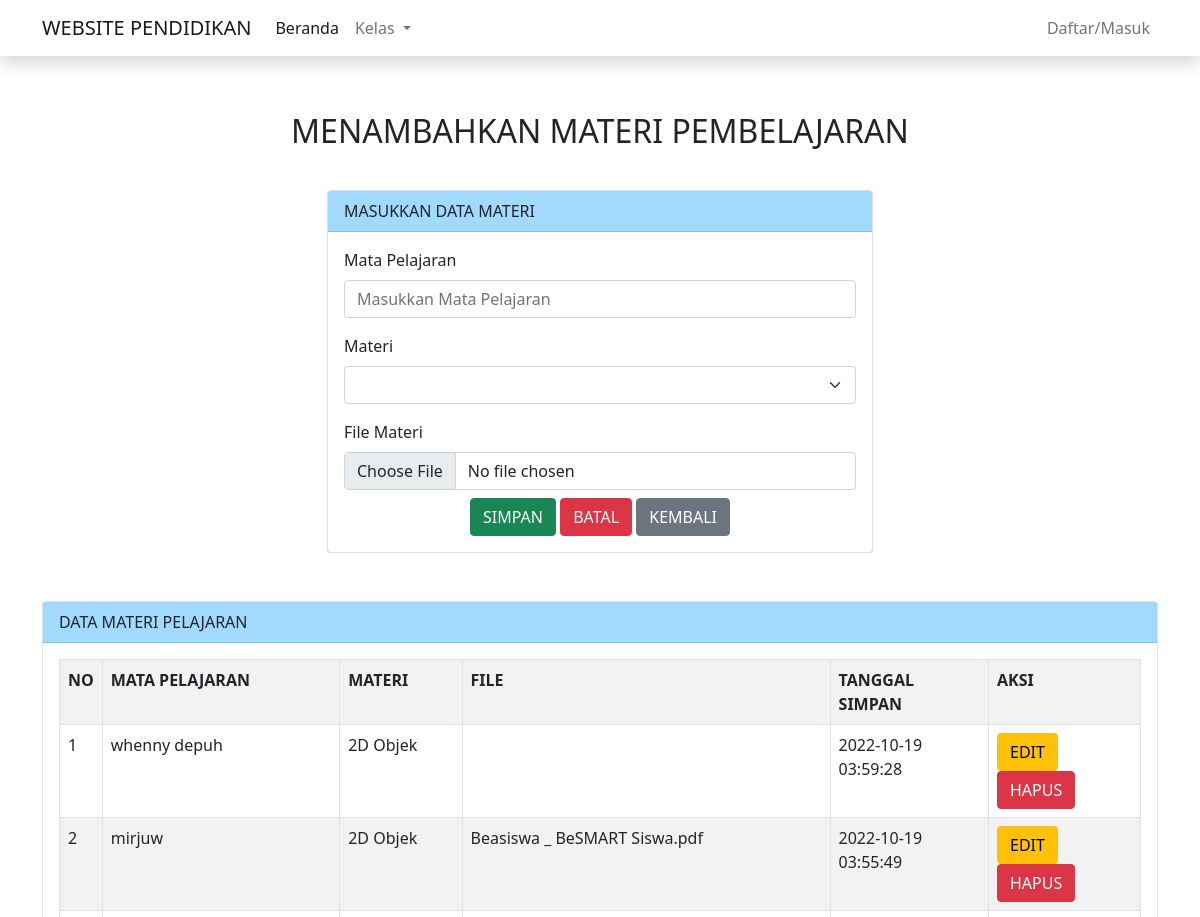
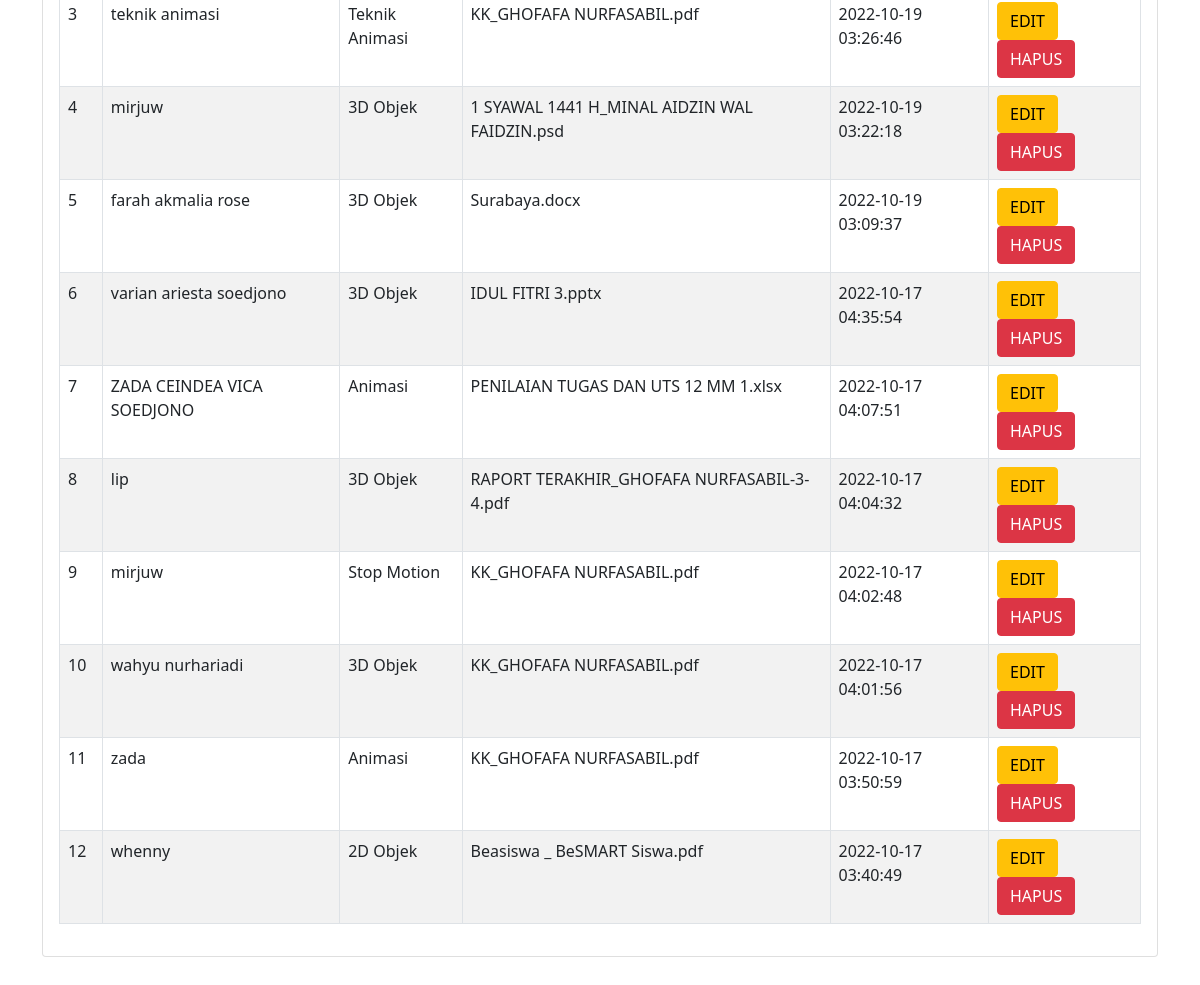
The page /tambahmateri.php on the database its author committed (2 pictures, top to bottom).
### tables this page shows
CREATE TABLE `plp` (
  `id_mapel` int(5) NOT NULL,
  `mapel` varchar(100) NOT NULL,
  `materi` varchar(100) NOT NULL,
  `file_materi` varchar(100) NOT NULL,
  `tanggal_simpan` timestamp NOT NULL DEFAULT current_timestamp() ON UPDATE current_timestamp()
);

### tambahmateri.php (the view, shortened to what this page needs)
<?php
  include "koneksi.php";
  $vmapel = "";
  $vmateri = "";
?>
<!doctype html>
<html lang="en">
  <head>
    <link href="https://cdn.jsdelivr.net/npm/bootstrap@5.0.2/dist/css/bootstrap.min.css" rel="stylesheet">
    <link rel="stylesheet" href="style.css"/>
  </head>
  <body>
    <section class="navbar_beranda fixed-top">
      <nav class="navbar navbar-expand-lg navbar-light shadow" style="background-color: #ffffff;">
        <div class="container">
          <a class="navbar-brand" href="index.php">WEBSITE PENDIDIKAN</a>
          <div class="collapse navbar-collapse" id="navbarNav">
            <ul class="navbar-nav">
              <li class="nav-item">
                <a class="nav-link active" aria-current="page" href="index.php">Beranda</a>
              </li>
              <li class="nav-item dropdown">
                <a class="nav-link dropdown-toggle" href="#" id="navbarDropdown" role="button" data-bs-toggle="dropdown" aria-expanded="false">
                  Kelas
                </a>
              </li>
            </ul>
            <ul class="navbar-nav ms-auto">
                <li class="nav-item">
                    <a class="nav-link" href="#">Daftar/Masuk</a>
                </li>
            </ul>
          </div>
        </div>
      </nav>
    </section>
    <div class="container tempat mt-5">
      <h2 class="text-center judultambahmateri">MENAMBAHKAN MATERI PEMBELAJARAN</h2>
      <div class="row">
        <div class="col-md-6 mx-auto">
          <div class="card">
            <div class="card-header kotakmateri">
              MASUKKAN DATA MATERI
            </div>
            <div class="card-body">
              <form method="POST">
                <div class="mb-3">
                  <label class="form-label">Mata Pelajaran</label>
                  <input type="text" value="<?= $vmapel ?>" class="form-control" placeholder="Masukkan Mata Pelajaran" name="mapel">
                </div>
                <div class="mb-3">
                  <label class="form-label">Materi</label>
                  <select class="form-select" name="materi">
                    <option value="<?= $vmateri ?>"><?= $vmateri ?></option>
                    <option>2D Objek</option>
                  </select>
                </div>
                <div class="mb-2">
                  <label class="form-label">File Materi</label>
                  <input type="file" class="form-control" name="file_materi">
                </div>
                <div class="text-center">
                  <button class="btn btn-success" name="btn_simpan" type="submit">SIMPAN</button>
                  <button class="btn btn-danger" name="btn_batal" type="reset">BATAL</button>
                  <a class="btn btn-secondary" name="btn_kembali" href="materi.php">KEMBALI</a>
                </div>
              </form>
            </div>
          </div>
        </div>
      </div>
      <div class="card mt-5 mb-5">
        <div class="card-header kotakmateri">
          DATA MATERI PELAJARAN
        </div>
        <div class="card-body">
          <table class="table table-hover table-striped table-bordered">
            <tr>
              <th>NO</th>
              <th>MATA PELAJARAN</th>
              <th>MATERI</th>
              <th>FILE</th>
              <th>TANGGAL SIMPAN</th>
              <th>AKSI</th>
            </tr>
            <?php
              $no = 1;
              $tampil = mysqli_query($koneksi, "SELECT * FROM plp ORDER BY id_mapel desc");
              while($data = mysqli_fetch_array($tampil)) :
            ?>
            <tr>
              <td><?= $no++ ?></td>
              <td><?= $data['mapel'] ?></td>
              <td><?= $data['materi'] ?></td>
              <td><?= $data['file_materi'] ?></td>
              <td><?= $data['tanggal_simpan'] ?></td>
              <td>
                <a class="btn btn-warning" href="tambahmateri.php?hal=edit&id=<?=$data['id_mapel']?>">EDIT</a>
                <a class="btn btn-danger" href="tambahmateri.php?hal=hapus&id=<?=$data['id_mapel']?>">HAPUS</a>
              </td>
            </tr>
            <?php endwhile; ?>
          </table>
        </div>
      </div>
    </div>
  </body>
</html>

### style.css (style rules this page uses)
.tempat { padding-top: 2rem; }
.judultambahmateri { padding: 2rem 1rem; }
.kotakmateri { background-color: #a2d9ff; }

### rows shown on the page
plp: mapel "whenny depuh", materi "2D Objek", tanggal_simpan "2022-10-19 03:59:28"
plp: mapel "mirjuw", materi "2D Objek", file_materi "Beasiswa _ BeSMART Siswa.pdf", tanggal_simpan "2022-10-19 03:55:49"
plp: mapel "teknik animasi", materi "Teknik Animasi", file_materi "KK_GHOFAFA NURFASABIL.pdf", tanggal_simpan "2022-10-19 03:26:46"
plp: mapel "mirjuw", materi "3D Objek", file_materi "1 SYAWAL 1441 H_MINAL AIDZIN WAL FAIDZIN.psd", tanggal_simpan "2022-10-19 03:22:18"
plp: mapel "farah akmalia rose", materi "3D Objek", file_materi "Surabaya.docx", tanggal_simpan "2022-10-19 03:09:37"
plp: mapel "varian ariesta soedjono", materi "3D Objek", file_materi "IDUL FITRI 3.pptx", tanggal_simpan "2022-10-17 04:35:54"
plp: mapel "ZADA CEINDEA VICA SOEDJONO", materi "Animasi", file_materi "PENILAIAN TUGAS DAN UTS 12 MM 1.xlsx", tanggal_simpan "2022-10-17 04:07:51"
plp: mapel "lip", materi "3D Objek", file_materi "RAPORT TERAKHIR_GHOFAFA NURFASABIL-3-4.pdf", tanggal_simpan "2022-10-17 04:04:32"
plp: mapel "mirjuw", materi "Stop Motion", file_materi "KK_GHOFAFA NURFASABIL.pdf", tanggal_simpan "2022-10-17 04:02:48"
plp: mapel "wahyu nurhariadi", materi "3D Objek", file_materi "KK_GHOFAFA NURFASABIL.pdf", tanggal_simpan "2022-10-17 04:01:56"
plp: mapel "zada", materi "Animasi", file_materi "KK_GHOFAFA NURFASABIL.pdf", tanggal_simpan "2022-10-17 03:50:59"
plp: mapel "whenny", materi "2D Objek", file_materi "Beasiswa _ BeSMART Siswa.pdf", tanggal_simpan "2022-10-17 03:40:49"
